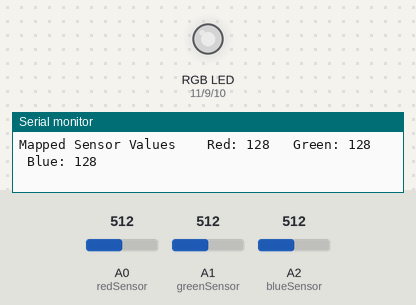
Simulated run of this sketch. Board: Arduino Uno, built with avr-gcc and run on an emulated ATmega328P. Parts: an RGB LED mixed from three pins (HIGH = lit), the last lines printed to the serial monitor. The test bench sets the inputs (shaded band); at power-on: A0 (redSensor) = 512, A1 (greenSensor) = 512, A2 (blueSensor) = 512. Dim RGB values are drawn brighter than linear.

Above: at 10.8 s.
10.9 s: A0 (redSensor) set to 716
At 20.5 s:
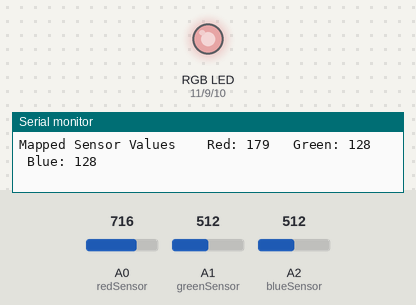
21.6 s: A1 (greenSensor) set to 716
At 31.4 s:
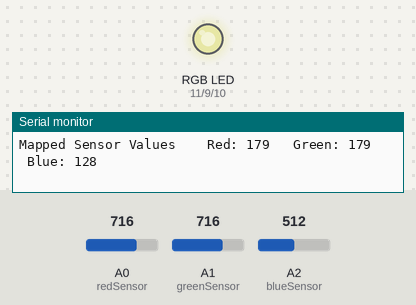
31.7 s: A2 (blueSensor) set to 716
At 41.0 s:
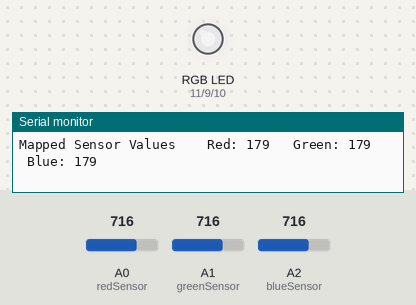
41.7 s: A0 (redSensor) set to 900
At 50.6 s:
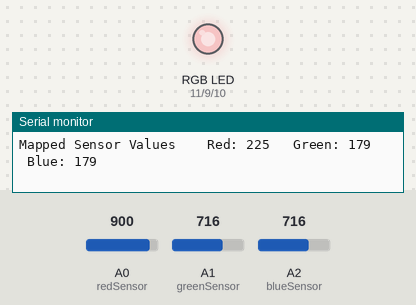
51.8 s: A1 (greenSensor) set to 900
At 61.5 s:
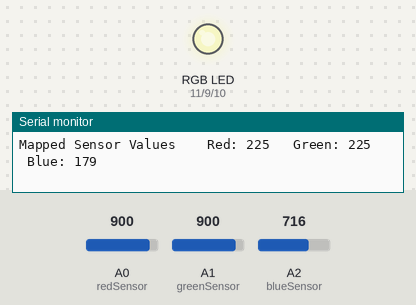
61.8 s: A2 (blueSensor) set to 900
At 71.1 s:
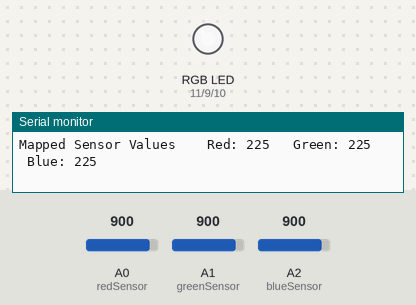
Timing chart, 0 to 72.6 s (numbered marks = the images above; inputs shaded):
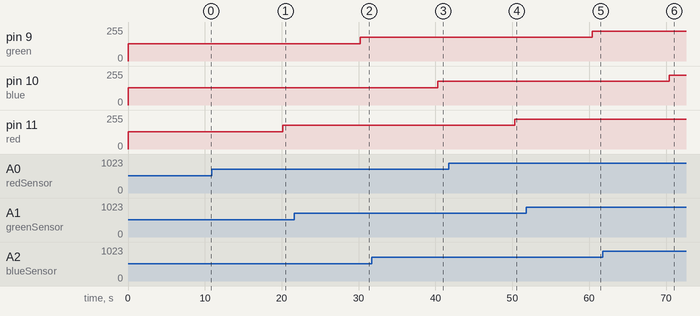

The sketch:

color_mapping_lamp.ino
```cpp
const int green = 9;
const int red = 11;
const int blue = 10;

const int redSensor = A0;
const int greenSensor = A1;
const int blueSensor = A2;

int redValue = 0;
int greenValue = 0;
int blueValue = 0;

int redSensorValue = 0;
int greenSensorValue = 0;
int blueSensorValue = 0;

void setup() {
  Serial.begin(9600);

  pinMode(green, OUTPUT);
  pinMode(red, OUTPUT);
  pinMode(blue, OUTPUT);

}

void loop() {
  redSensorValue = analogRead(redSensor);
  delay(5);
  greenSensorValue = analogRead(greenSensor);
  delay(5);
  blueSensorValue = analogRead(blueSensor);

  Serial.print("Raw Sensor Values\t Red: ");
  Serial.print(redSensorValue);
  Serial.print("\t Green: ");
  Serial.print(greenSensorValue);
  Serial.print("\t Blue: ");
  Serial.println(blueSensorValue);

  redValue = redSensorValue / 4;
  greenValue = greenSensorValue / 4;
  blueValue = blueSensorValue / 4;

  Serial.print("Mapped Sensor Values \t Red: ");
  Serial.print(redValue);
  Serial.print("\t Green: ");
  Serial.print(greenValue);
  Serial.print("\t Blue: ");
  Serial.println(blueValue);

  analogWrite(red, redValue);
  analogWrite(green, greenValue);
  analogWrite(blue, blueValue);

  delay(10000);
}
```

Measured:
- after the input at 10.9 s, pin 11 (red): 128/255 → 179/255 after 9.3 s
- after the input at 21.6 s, pin 9 (green): 128/255 → 179/255 after 8.6 s
- after the input at 31.7 s, pin 10 (blue): 128/255 → 179/255 after 8.6 s
- after the input at 41.7 s, pin 11 (red): 179/255 → 225/255 after 8.6 s
- after the input at 51.8 s, pin 9 (green): 179/255 → 225/255 after 8.6 s
- after the input at 61.8 s, pin 10 (blue): 179/255 → 225/255 after 8.6 s
